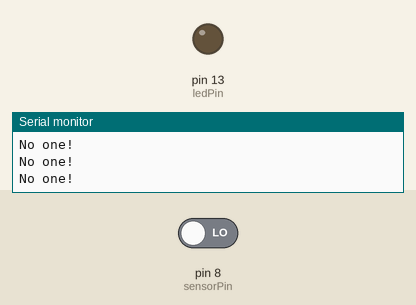
Recording of a sketch running on a simulated Arduino Uno, built with avr-gcc and run on an emulated ATmega328P. On the bench: output pins drawn as LEDs (lit = HIGH), the last lines printed to the serial monitor. The inputs (shaded band) are chosen by the test bench; at power-on: pin 8 (sensorPin) LOW. Random numbers use the default seed unless the sketch sets one; the audio player accepts every command and is not drawn.

Above: at 1.8 s.
1.9 s: pin 8 (sensorPin) driven HIGH
At 2.3 s:
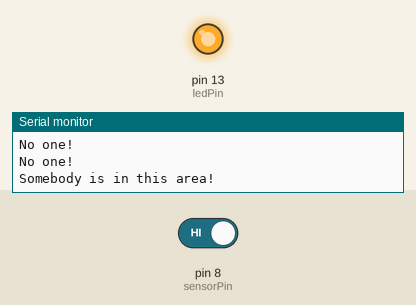
Timing chart, 0 to 44.5 s (numbered marks = the images above; inputs shaded):
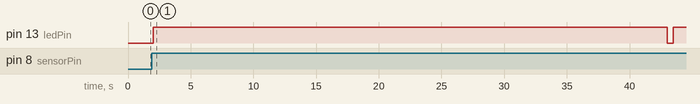

Measured:
- after the input at 1.9 s, pin 13 (ledPin): LOW → HIGH after 0.10 s, → LOW 41.0 s later, → HIGH 0.50 s later

The sketch:

sketch_12.1.WelcomeBell.ino
```cpp
#include <SoftwareSerial.h>
#include <DFPlayer_Mini_Mp3.h>

// ----edit-----------------------
int number_mp3 = 4;  // mp3 count
int delaytime = 20000;  // delay time
// ----edit-----------------------

long randomNumber = 1; //random number
int lastSong = 0;

int sensorPin = 8; //pir sensor number
int ledPin = 13; //test 용 LED

void setup()
{
  pinMode(sensorPin,INPUT);
  pinMode(ledPin,OUTPUT);
  Serial.begin (9600);

  /* mp3 setting */
    mp3_set_serial (Serial);      //set Serial for DFPlayer-mini mp3 module
    delay(1);                     // delay 1ms to set volume
    mp3_set_volume (30);          // 볼륨값  0~30

    mp3_play (1);    //play "mp3/0001.mp3"
}

void loop()
{
  //random fucntion
     randomNumber = random(number_mp3)+1;

  int  val = digitalRead(sensorPin);

  if(val == HIGH && randomNumber != lastSong ) {
      digitalWrite(ledPin, HIGH);  // turn LED ON
      Serial.println("Somebody is in this area!");

      mp3_play (randomNumber);
      lastSong = randomNumber; // 마지막노래번호를 기억하기 위한 것
      delay (delaytime);
      mp3_stop ();


  } else {
      digitalWrite(ledPin, LOW);  // turn LED ON
      Serial.println("No one!");

      mp3_stop ();
  }

  delay(500);

}
```
